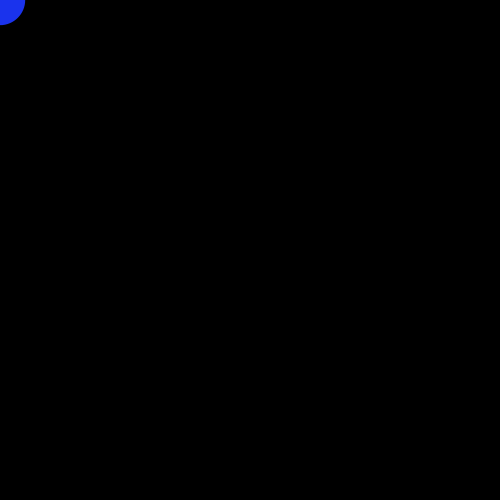
Frame 1 (no input)
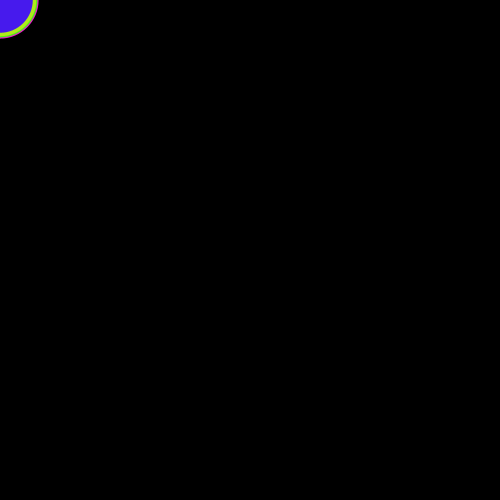
Frame 60 (the mouse pressed at the canvas centre just before this capture)
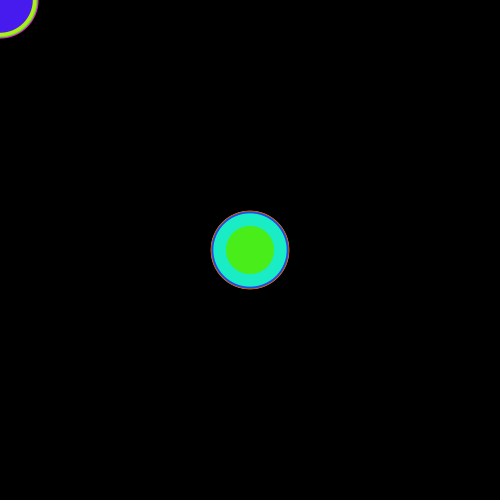
Frame 120 (the mouse held since frame 60 and released just before this capture)

The Processing sketch that drew these frames (run headless with seeded random() and noise(); from frame 60 on, the mouse is pressed at the canvas centre):

// Processing sketch: processing_8843
// ── processing_8843.pde


void setup() {
  size(500,500);
  background(0);
  //noFill();
  noStroke();
  smooth();
  frameRate(10);
  colorMode (HSB,100);
}
void draw() {
  float y = random (0,100);
  fill (y,89,93);
  float x = random(40,80);
  ellipse(mouseX,mouseY,x,x);
}
